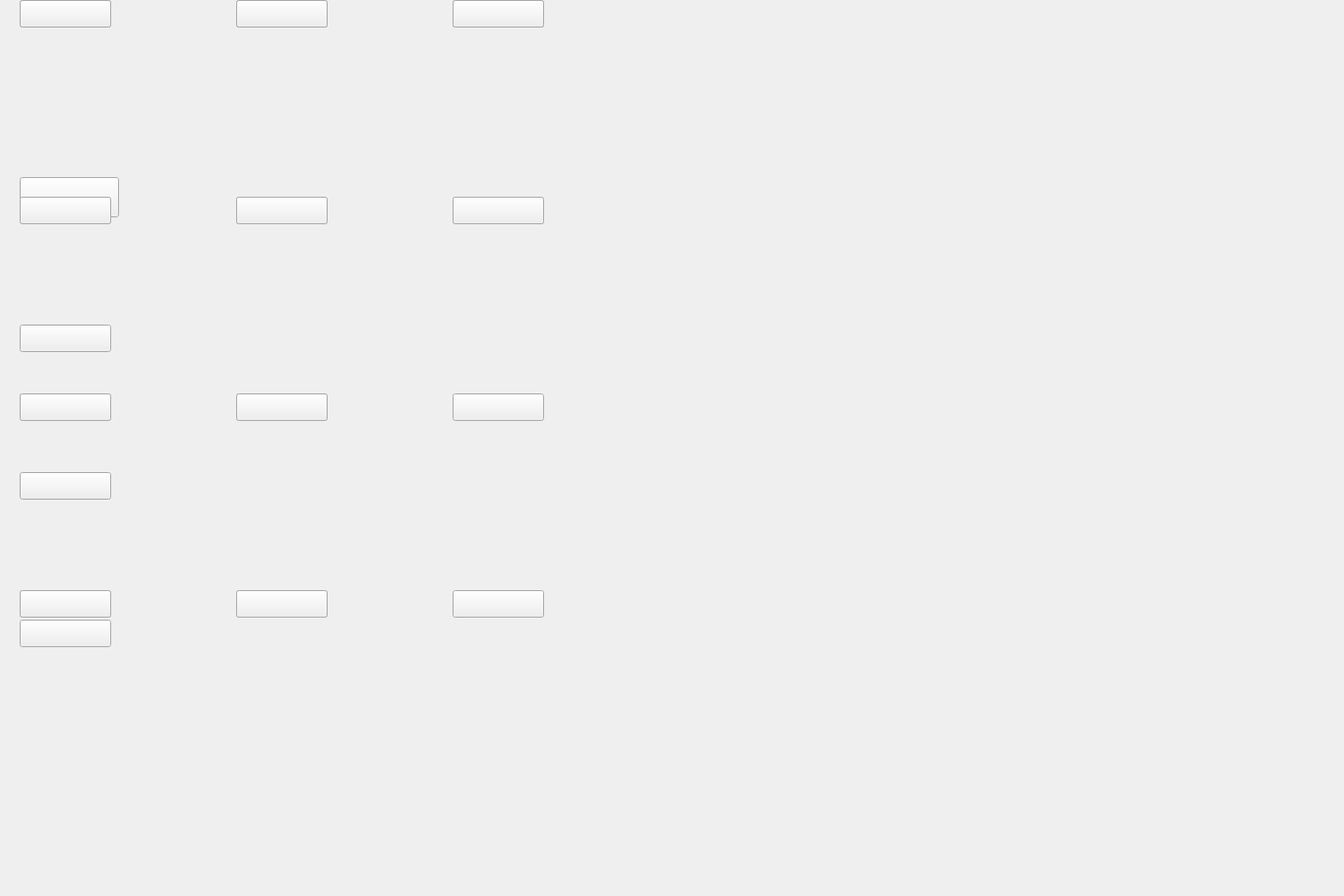
<?xml version="1.0" encoding="UTF-8"?>
<ui version="4.0">
 <class>pokedex</class>
 <widget class="QWidget" name="pokedex">
  <property name="geometry">
   <rect>
    <x>0</x>
    <y>0</y>
    <width>1366</width>
    <height>911</height>
   </rect>
  </property>
  <property name="windowTitle">
   <string>Form</string>
  </property>
  <widget class="QPushButton" name="pushButtonfire">
   <property name="geometry">
    <rect>
     <x>20</x>
     <y>180</y>
     <width>101</width>
     <height>41</height>
    </rect>
   </property>
   <property name="text">
    <string/>
   </property>
   <property name="checkable">
    <bool>true</bool>
   </property>
   <property name="autoExclusive">
    <bool>true</bool>
   </property>
  </widget>
  <widget class="QPushButton" name="pushButtonwater">
   <property name="geometry">
    <rect>
     <x>20</x>
     <y>330</y>
     <width>93</width>
     <height>28</height>
    </rect>
   </property>
   <property name="text">
    <string/>
   </property>
   <property name="checkable">
    <bool>true</bool>
   </property>
   <property name="autoExclusive">
    <bool>true</bool>
   </property>
  </widget>
  <widget class="QPushButton" name="pushButtongrass">
   <property name="geometry">
    <rect>
     <x>20</x>
     <y>480</y>
     <width>93</width>
     <height>28</height>
    </rect>
   </property>
   <property name="text">
    <string/>
   </property>
   <property name="checkable">
    <bool>true</bool>
   </property>
   <property name="autoExclusive">
    <bool>true</bool>
   </property>
  </widget>
  <widget class="QPushButton" name="pushButtonnormal">
   <property name="geometry">
    <rect>
     <x>20</x>
     <y>630</y>
     <width>93</width>
     <height>28</height>
    </rect>
   </property>
   <property name="text">
    <string/>
   </property>
  </widget>
  <widget class="QPushButton" name="pushButtonfirem">
   <property name="geometry">
    <rect>
     <x>20</x>
     <y>0</y>
     <width>93</width>
     <height>28</height>
    </rect>
   </property>
   <property name="text">
    <string/>
   </property>
  </widget>
  <widget class="QPushButton" name="pushButtonfireh">
   <property name="geometry">
    <rect>
     <x>240</x>
     <y>0</y>
     <width>93</width>
     <height>28</height>
    </rect>
   </property>
   <property name="text">
    <string/>
   </property>
   <property name="checkable">
    <bool>true</bool>
   </property>
   <property name="autoExclusive">
    <bool>true</bool>
   </property>
  </widget>
  <widget class="QLabel" name="label">
   <property name="geometry">
    <rect>
     <x>860</x>
     <y>150</y>
     <width>461</width>
     <height>491</height>
    </rect>
   </property>
   <property name="text">
    <string/>
   </property>
  </widget>
  <widget class="QPushButton" name="pushButtonfirex">
   <property name="geometry">
    <rect>
     <x>460</x>
     <y>0</y>
     <width>93</width>
     <height>28</height>
    </rect>
   </property>
   <property name="text">
    <string/>
   </property>
   <property name="checkable">
    <bool>true</bool>
   </property>
   <property name="autoExclusive">
    <bool>true</bool>
   </property>
  </widget>
  <widget class="QPushButton" name="pushButtonfirej">
   <property name="geometry">
    <rect>
     <x>20</x>
     <y>200</y>
     <width>93</width>
     <height>28</height>
    </rect>
   </property>
   <property name="text">
    <string/>
   </property>
   <property name="checkable">
    <bool>true</bool>
   </property>
   <property name="autoExclusive">
    <bool>true</bool>
   </property>
  </widget>
  <widget class="QPushButton" name="pushButtonfirel">
   <property name="geometry">
    <rect>
     <x>240</x>
     <y>200</y>
     <width>93</width>
     <height>28</height>
    </rect>
   </property>
   <property name="text">
    <string/>
   </property>
   <property name="checkable">
    <bool>true</bool>
   </property>
   <property name="autoExclusive">
    <bool>true</bool>
   </property>
  </widget>
  <widget class="QPushButton" name="pushButtonfireljls">
   <property name="geometry">
    <rect>
     <x>460</x>
     <y>200</y>
     <width>93</width>
     <height>28</height>
    </rect>
   </property>
   <property name="text">
    <string/>
   </property>
   <property name="checkable">
    <bool>true</bool>
   </property>
   <property name="autoExclusive">
    <bool>true</bool>
   </property>
  </widget>
  <widget class="QPushButton" name="pushButtonwateryy">
   <property name="geometry">
    <rect>
     <x>20</x>
     <y>0</y>
     <width>93</width>
     <height>28</height>
    </rect>
   </property>
   <property name="text">
    <string/>
   </property>
   <property name="checkable">
    <bool>true</bool>
   </property>
   <property name="autoExclusive">
    <bool>true</bool>
   </property>
  </widget>
  <widget class="QPushButton" name="pushButtonfirehly">
   <property name="geometry">
    <rect>
     <x>20</x>
     <y>400</y>
     <width>93</width>
     <height>28</height>
    </rect>
   </property>
   <property name="text">
    <string/>
   </property>
   <property name="checkable">
    <bool>true</bool>
   </property>
   <property name="autoExclusive">
    <bool>true</bool>
   </property>
  </widget>
  <widget class="QPushButton" name="pushButtonfirelos">
   <property name="geometry">
    <rect>
     <x>240</x>
     <y>400</y>
     <width>93</width>
     <height>28</height>
    </rect>
   </property>
   <property name="text">
    <string/>
   </property>
   <property name="checkable">
    <bool>true</bool>
   </property>
   <property name="autoExclusive">
    <bool>true</bool>
   </property>
  </widget>
  <widget class="QPushButton" name="pushButtondierk">
   <property name="geometry">
    <rect>
     <x>20</x>
     <y>600</y>
     <width>93</width>
     <height>28</height>
    </rect>
   </property>
   <property name="text">
    <string/>
   </property>
   <property name="checkable">
    <bool>true</bool>
   </property>
   <property name="autoExclusive">
    <bool>true</bool>
   </property>
  </widget>
  <widget class="QPushButton" name="pushButtonfiredierk">
   <property name="geometry">
    <rect>
     <x>240</x>
     <y>600</y>
     <width>93</width>
     <height>28</height>
    </rect>
   </property>
   <property name="text">
    <string/>
   </property>
   <property name="checkable">
    <bool>true</bool>
   </property>
   <property name="autoExclusive">
    <bool>true</bool>
   </property>
  </widget>
  <widget class="QPushButton" name="pushButtonbubu">
   <property name="geometry">
    <rect>
     <x>20</x>
     <y>0</y>
     <width>93</width>
     <height>28</height>
    </rect>
   </property>
   <property name="text">
    <string/>
   </property>
   <property name="checkable">
    <bool>true</bool>
   </property>
   <property name="autoExclusive">
    <bool>true</bool>
   </property>
  </widget>
  <widget class="QPushButton" name="pushButtonguru">
   <property name="geometry">
    <rect>
     <x>20</x>
     <y>0</y>
     <width>93</width>
     <height>28</height>
    </rect>
   </property>
   <property name="text">
    <string/>
   </property>
   <property name="checkable">
    <bool>true</bool>
   </property>
   <property name="autoExclusive">
    <bool>true</bool>
   </property>
  </widget>
  <widget class="QPushButton" name="pushButtonyourian">
   <property name="geometry">
    <rect>
     <x>240</x>
     <y>0</y>
     <width>93</width>
     <height>28</height>
    </rect>
   </property>
   <property name="text">
    <string/>
   </property>
   <property name="checkable">
    <bool>true</bool>
   </property>
   <property name="autoExclusive">
    <bool>true</bool>
   </property>
  </widget>
  <widget class="QPushButton" name="pushButtonbarus">
   <property name="geometry">
    <rect>
     <x>460</x>
     <y>0</y>
     <width>93</width>
     <height>28</height>
    </rect>
   </property>
   <property name="text">
    <string/>
   </property>
   <property name="checkable">
    <bool>true</bool>
   </property>
   <property name="autoExclusive">
    <bool>true</bool>
   </property>
  </widget>
  <widget class="QPushButton" name="pushButtonbara">
   <property name="geometry">
    <rect>
     <x>20</x>
     <y>200</y>
     <width>93</width>
     <height>28</height>
    </rect>
   </property>
   <property name="text">
    <string/>
   </property>
   <property name="checkable">
    <bool>true</bool>
   </property>
   <property name="autoExclusive">
    <bool>true</bool>
   </property>
  </widget>
  <widget class="QPushButton" name="pushButtonjieni">
   <property name="geometry">
    <rect>
     <x>240</x>
     <y>200</y>
     <width>93</width>
     <height>28</height>
    </rect>
   </property>
   <property name="text">
    <string/>
   </property>
   <property name="checkable">
    <bool>true</bool>
   </property>
   <property name="autoExclusive">
    <bool>true</bool>
   </property>
  </widget>
  <widget class="QPushButton" name="pushButtonbaragui">
   <property name="geometry">
    <rect>
     <x>460</x>
     <y>200</y>
     <width>93</width>
     <height>28</height>
    </rect>
   </property>
   <property name="text">
    <string/>
   </property>
   <property name="checkable">
    <bool>true</bool>
   </property>
   <property name="autoExclusive">
    <bool>true</bool>
   </property>
  </widget>
  <widget class="QPushButton" name="pushButtonyaya">
   <property name="geometry">
    <rect>
     <x>20</x>
     <y>400</y>
     <width>93</width>
     <height>28</height>
    </rect>
   </property>
   <property name="text">
    <string/>
   </property>
   <property name="checkable">
    <bool>true</bool>
   </property>
   <property name="autoExclusive">
    <bool>true</bool>
   </property>
  </widget>
  <widget class="QPushButton" name="pushButtonyayaa">
   <property name="geometry">
    <rect>
     <x>240</x>
     <y>400</y>
     <width>93</width>
     <height>28</height>
    </rect>
   </property>
   <property name="text">
    <string/>
   </property>
   <property name="checkable">
    <bool>true</bool>
   </property>
   <property name="autoExclusive">
    <bool>true</bool>
   </property>
  </widget>
  <widget class="QPushButton" name="pushButtonsyaya">
   <property name="geometry">
    <rect>
     <x>460</x>
     <y>400</y>
     <width>93</width>
     <height>28</height>
    </rect>
   </property>
   <property name="text">
    <string/>
   </property>
   <property name="checkable">
    <bool>true</bool>
   </property>
   <property name="autoExclusive">
    <bool>true</bool>
   </property>
  </widget>
  <widget class="QPushButton" name="pushButtonbbl">
   <property name="geometry">
    <rect>
     <x>20</x>
     <y>600</y>
     <width>93</width>
     <height>28</height>
    </rect>
   </property>
   <property name="text">
    <string/>
   </property>
   <property name="checkable">
    <bool>true</bool>
   </property>
   <property name="autoExclusive">
    <bool>true</bool>
   </property>
  </widget>
  <widget class="QPushButton" name="pushButtonfishdrgon">
   <property name="geometry">
    <rect>
     <x>240</x>
     <y>600</y>
     <width>93</width>
     <height>28</height>
    </rect>
   </property>
   <property name="text">
    <string/>
   </property>
   <property name="checkable">
    <bool>true</bool>
   </property>
   <property name="autoExclusive">
    <bool>true</bool>
   </property>
  </widget>
  <widget class="QPushButton" name="pushButtonking">
   <property name="geometry">
    <rect>
     <x>460</x>
     <y>600</y>
     <width>93</width>
     <height>28</height>
    </rect>
   </property>
   <property name="text">
    <string/>
   </property>
   <property name="checkable">
    <bool>true</bool>
   </property>
   <property name="autoExclusive">
    <bool>true</bool>
   </property>
  </widget>
  <widget class="QPushButton" name="pushButtonbubucao">
   <property name="geometry">
    <rect>
     <x>240</x>
     <y>0</y>
     <width>93</width>
     <height>28</height>
    </rect>
   </property>
   <property name="text">
    <string/>
   </property>
   <property name="checkable">
    <bool>true</bool>
   </property>
   <property name="autoExclusive">
    <bool>true</bool>
   </property>
  </widget>
  <widget class="QPushButton" name="pushButtonbubuhua">
   <property name="geometry">
    <rect>
     <x>460</x>
     <y>0</y>
     <width>93</width>
     <height>28</height>
    </rect>
   </property>
   <property name="text">
    <string/>
   </property>
   <property name="checkable">
    <bool>true</bool>
   </property>
   <property name="autoExclusive">
    <bool>true</bool>
   </property>
  </widget>
 </widget>
 <resources/>
 <connections/>
</ui>
